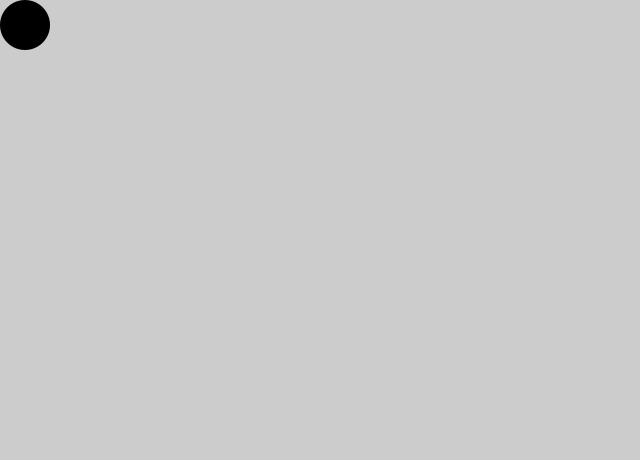
Frame 1 (no input)
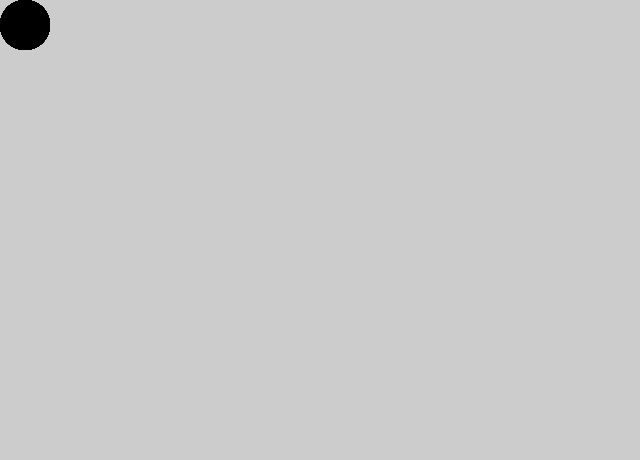
Frame 60 (the mouse pressed at the canvas centre just before this capture)
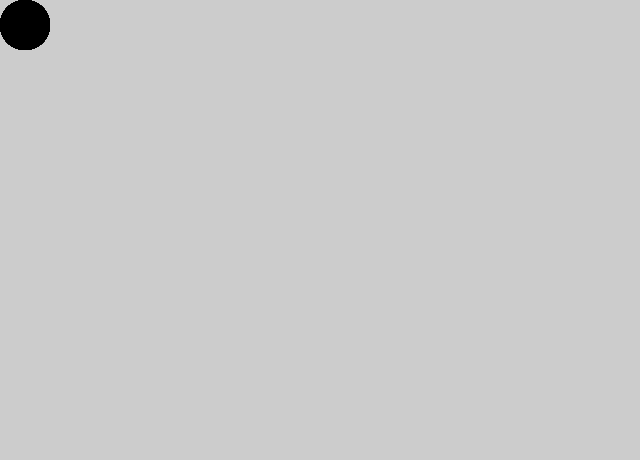
Frame 120 (the mouse held since frame 60 and released just before this capture)

The Processing sketch that drew these frames (run headless with seeded random() and noise(); from frame 60 on, the mouse is pressed at the canvas centre):

// Processing sketch: processing_10012
// ── processing_10012.pde

//Autor: Miguel Vilachá
//IDEP 2010
//Cuadro de Miro Estatico
 
                
 
 void setup()
{
  size(640,460);
  frameRate(25);
  noStroke();
  smooth(); 
  noCursor();
} 
int value = 0;

void draw() {
  fill(value);
 ellipse(25, 25, 50, 50);
}

void mouseDragged() 
{
  value = value + 5;
  if (value > 255) {
    value = 0;
  }

 //Verde  
  fill(61,71,63);
  ellipse(156, 40, 23, 26);   
 //blur
  fill(50,100,60,40);
  ellipse(156, 40, 40, 48);  
 
  //Azul!
  fill(65,104,173);
  ellipse(96, 209, 18, 19); 
  fill(70,109,178);
  ellipse(98, 210, 20, 20);  
  //blur
  fill(70,109,178,50);
  ellipse(98, 210, 40, 40);
  
  //roja
  fill(140,65,52);
  ellipse(470, 160, 32, 32);
  
  fill(182,90,80,40);
  ellipse(475, 165, 44, 52);
  
  //Negras
  fill(20,30,20);
  ellipse(556, 103, 30, 30);
  //blur
  fill(20,30,20,70);
  ellipse(556, 105, 45, 45);
  
  fill(30,40,30);
  ellipse(610, 185, 22, 22);
  //Blur
  fill(70,66,57,40);
  ellipse(610, 185, 42, 42); 
  
  //LINEA
  fill(46,46,48);
  rotate(-0.07);
  rect(-30,270,880,50);
  fill(76,78,77);
  rect(-40,310,880,350);
  // linia extra
  fill(55,55,55,55);
  rect(-40,310,800,300);
  
  //ELIPSES 2 despues para q este sobre el fill
  //YEllow 
  fill(81,61,24,70);
  ellipse(420, 412, 64, 74);
  fill(160,79,46,60);
  ellipse(420, 407, 52, 52);
  fill(245,92,2,70);
  ellipse(420, 407, 42, 42);
  
  //RED
  fill(100,40,30,80);
  ellipse(135, 408, 27, 27);
  fill(93,50,41,50);
  ellipse(135, 419, 50, 50);
  
 //blur general
  filter(BLUR, 2.5); 
  
  //POsteriro  al blur para q no lo afecte
  fill(170,40,40);
  ellipse(300, 140, 300, 200); 
}
